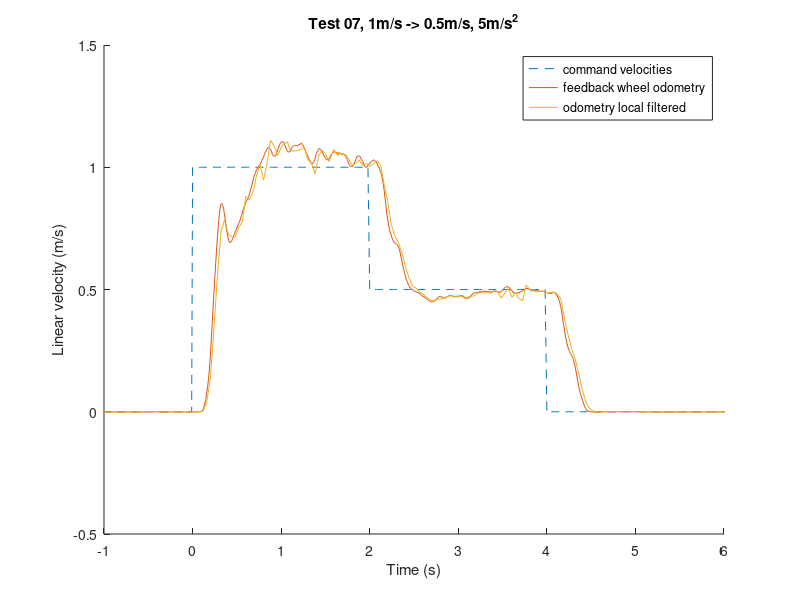

Reproduce this figure in MATLAB.
clear all;
close all;
%%%%%%%%%%%%%%%%%%% Read command velocities %%%%%%%%%%%%%%%%%%%%%%%%%%%%%%%
cmd_vel = csvread('_slash_segway_slash_cmd_vel.csv',1,0);
% Data format is: rosbagTimestamp,linear,x,y,z,angular,x,y,z
cmd_time = cmd_vel(:,1)/10^9;
cmd_lin = cmd_vel(:,3);
start_col = find(cmd_lin,1);% Find the first non-zero point
start_time = cmd_time(start_col);
cmd_time = cmd_time - start_time;
figure
hold on
plot(cmd_time,cmd_lin,'--');
%%%%%%%%%%%%%%%%%%% Read feedback_wheel_odometry %%%%%%%%%%%%%%%%%%%%%%%%%%%%%%%
% fid = fopen('wheel_odometry.csv','r');
% dlmread() and csvread() are designed to only expect numeric values, 
% So we need to delete all the non-numerics values.(Finish this step in sublime or other editers)

% Original data format is:
% rosbagTimestamp,header,seq,stamp,secs,nsecs,frame_id,child_frame_id,pose,
% pose,position,x,y,z,orientation,x,y,z,w,covariance,twist,twist,linear,x,y,z,
% angular,x,y,z,covariance

% After deleting non numeric values, data format is:
% rosbagTimestamp,seq,secs,nsecs,(position)x,(position)y,(position)z,(orientation)x,(orientation)y,(orientation)z,(orientation)w,
% covariance(36numbers),(linear)x,(linear)y,(linear)z,(angular)x,(angular)y,(angular)z,covariance(36numbers)

feedback_wheel_odometry = csvread('feedback_wheel_odometry.csv');
feedback_wheel_time = feedback_wheel_odometry(:,3) + feedback_wheel_odometry(:,4)/10^9;
feedback_wheel_time = feedback_wheel_time - start_time;
feedback_wheel_lin = feedback_wheel_odometry(:,48);
plot(feedback_wheel_time,feedback_wheel_lin);

%%%%%%%%%%%%%%%%%%% Read odometry_local_filtered %%%%%%%%%%%%%%%%%%%%%%%%%%%%%%%
odometry_local = csvread('odometry_local_filtered.csv');
odometry_local_time = odometry_local(:,3) + odometry_local(:,4)/10^9;
odometry_local_time = odometry_local_time - start_time;
odometry_local_lin = odometry_local(:,48);
plot(odometry_local_time,odometry_local_lin);
legend('command velocities','feedback wheel odometry','odometry local filtered','Location','best')
axis([-1 6 -0.5 1.5])
xlabel('Time (s)')
ylabel('Linear velocity (m/s)')
title('Test 07, 1m/s -> 0.5m/s, 5m/s^2')
